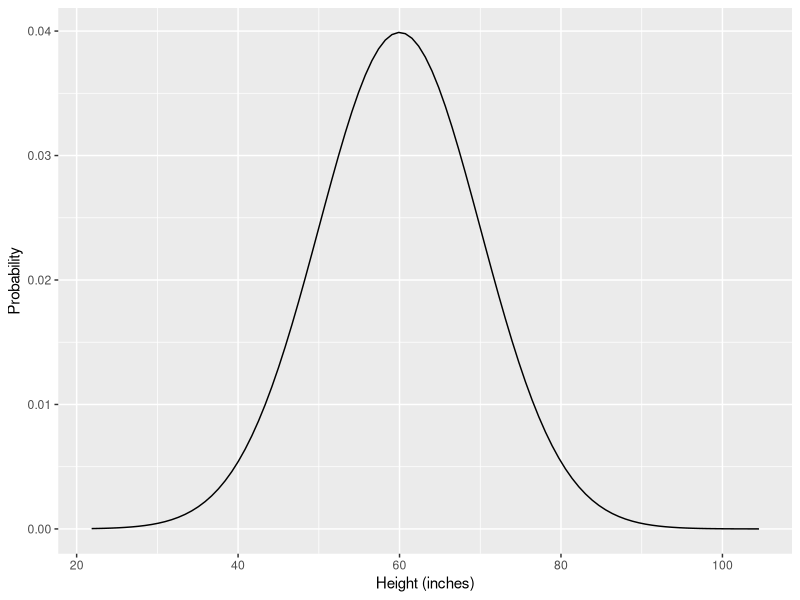

Here is the R script that generated this plot:
## ---- chunk 1
library(data.table)
library(ggplot2)
test <- data.table(height=rnorm(n=5000, mean=60, sd=10))
ggplot(test, aes(x=height)) + stat_function(fun=dnorm, args=list(mean=60, sd=10)) + labs(y="Probability", x="Height (inches)")
